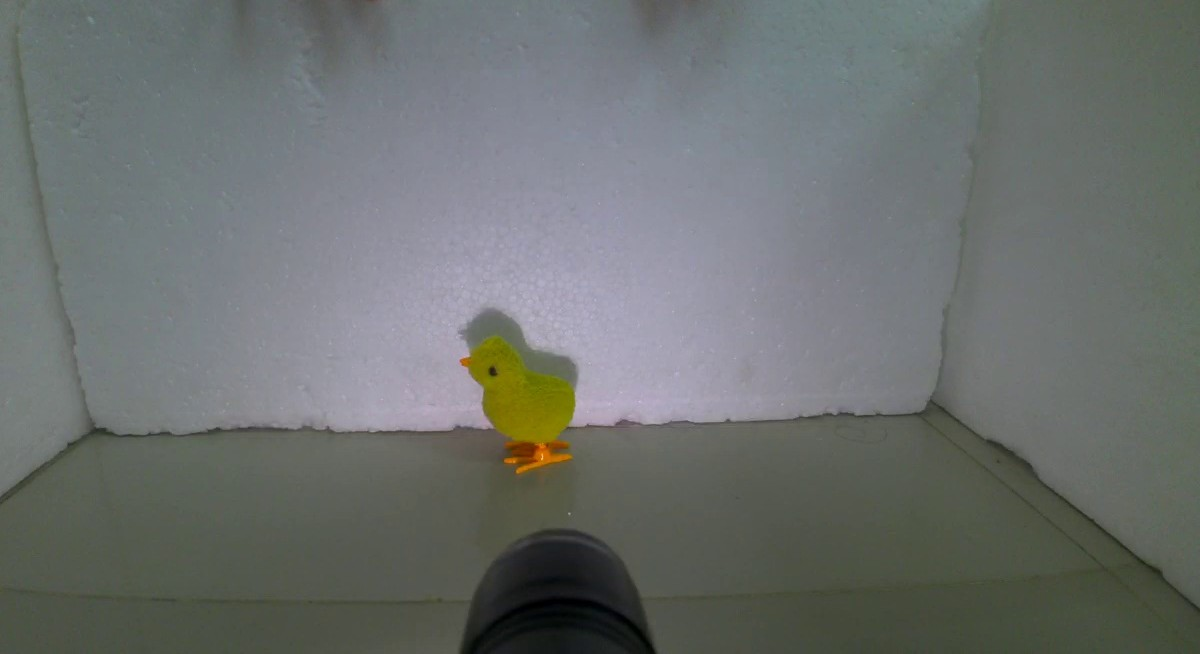
#> input picture images/Chicken.jpg, 1200 x 654 px
$ jupyter execute test.ipynb
#> lines starting #> are read from the running program, lines starting #| are printed output that depends on the picture; after the words box and inside, x2 and y2 are one past the last pixel; in counts of white or black regions, pixels touching at a corner belong together
[cell 1]
import cv2
import numpy as np
import matplotlib.pyplot as plt

# ---------------- โหลดและแสดงภาพต้นฉบับ ----------------
img = cv2.imread("Chicken.jpg")
#> img is the input picture: shape (654, 1200, 3); mean B, G, R 110, 112.1, 107.8
img_rgb = cv2.cvtColor(img, cv2.COLOR_BGR2RGB)

plt.imshow(img_rgb)
plt.title("Original Image")
plt.axis("off")
plt.show()

[cell 2]
# ---------------- แปลงเป็น HSV ----------------
hsv = cv2.cvtColor(img, cv2.COLOR_BGR2HSV)
#> hsv: shape (654, 1200, 3); mean H, S, V 78.7, 28.5, 116

# ช่วงสีส้มถึงเหลือง
lower_orange_yellow = np.array([5, 100, 100])
upper_orange_yellow = np.array([35, 255, 255])


# สร้าง mask
mask = cv2.inRange(hsv, lower_orange_yellow, upper_orange_yellow)
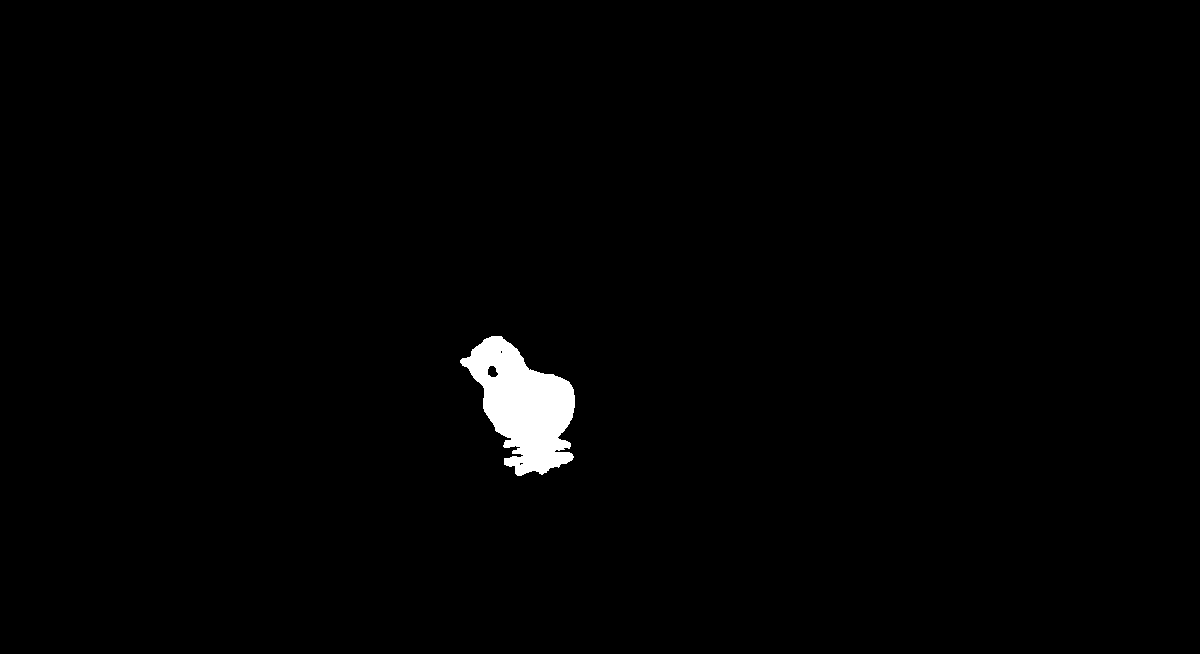
#> mask: shape (654, 1200); 1.1% white; 1 white region, box (x1, y1, x2, y2) and area: (460, 336, 575, 476) 9012

# ---------------- ทำความสะอาด mask ----------------
kernel = np.ones((6,6), np.uint8)

# ลบ noise จุดเล็ก ๆ
mask_clean = cv2.morphologyEx(mask, cv2.MORPH_OPEN, kernel)
#> mask_clean: shape (654, 1200); 1.1% white; 1 white region, box (x1, y1, x2, y2) and area: (463, 337, 576, 476) 8950

# ปิดรูว่างเล็ก ๆ ภายในวัตถุ
mask_clean = cv2.morphologyEx(mask_clean, cv2.MORPH_CLOSE, kernel)
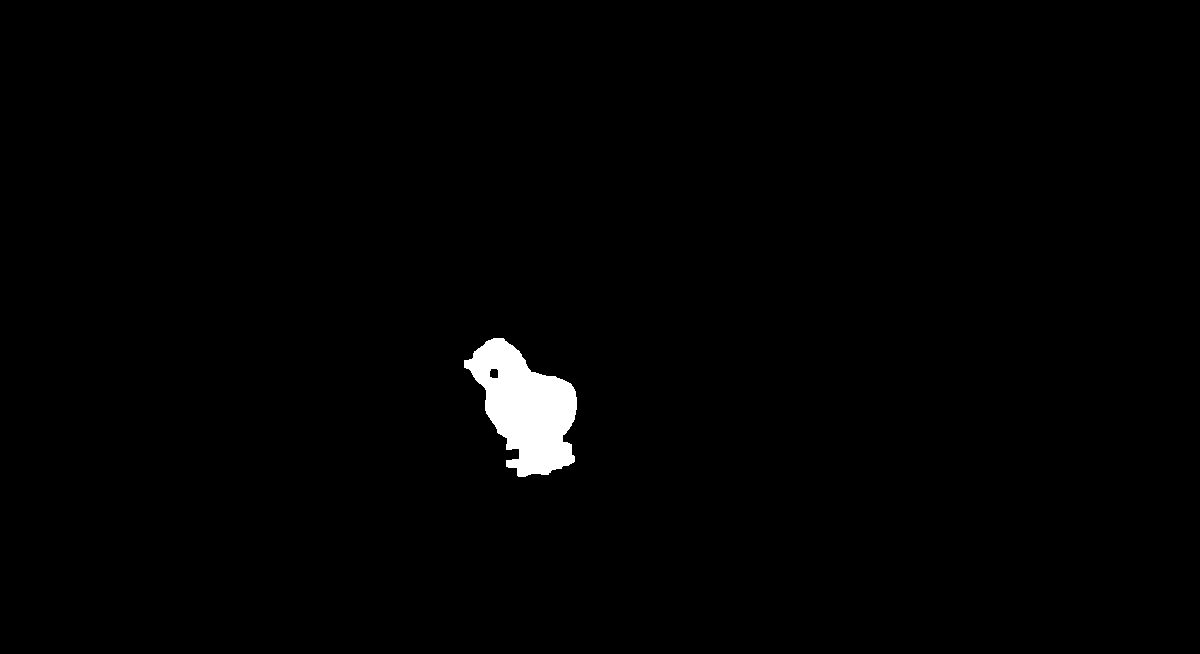
#> mask_clean: shape (654, 1200); 1.2% white; 1 white region, box (x1, y1, x2, y2) and area: (464, 338, 577, 477) 9056

# ---------------- ใช้ mask กับภาพ ----------------
res_clean = cv2.bitwise_and(img_rgb, img_rgb, mask=mask_clean)

plt.figure(figsize=(15,5))
plt.subplot(1,3,2); plt.imshow(mask_clean, cmap="gray"); plt.title("Cleaned Mask"); plt.axis("off")
plt.show()

[cell 3]
import cv2
import numpy as np
import matplotlib.pyplot as plt

# ใช้ mask เป็นตัวอย่าง
img = mask_clean

# หา bounding box ของวัตถุสีขาว
x, y, w, h = cv2.boundingRect(img)
#> x = 464; y = 338; w = 113; h = 139

# ตัดเฉพาะส่วนวัตถุ
object_crop = img[y:y+h, x:x+w]
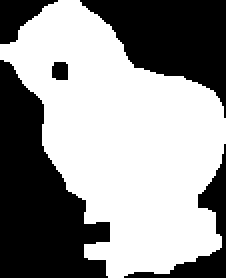
#> object_crop: shape (139, 113) (shown 2 times larger); 57.7% white; 5 black regions, box (x1, y1, x2, y2) and area: (0, 30, 55, 139) 3392, (40, 0, 113, 59) 2224, (62, 72, 113, 139) 635, (0, 0, 29, 22) 333, (26, 31, 34, 40) 67

# ขนาด scaling ที่ต้องการ (เล็ก / กลาง / ใหญ่)
scales = [0.5, 1.0, 2.0]
results = []

for s in scales:
    # resize วัตถุ
    new_w, new_h = int(w*s), int(h*s)
    resized_obj = cv2.resize(object_crop, (new_w, new_h), interpolation=cv2.INTER_NEAREST)

    # สร้าง canvas ดำขนาดเท่าเดิม
    canvas = np.zeros_like(img)

    # ⚡ ใช้ตำแหน่งเดิม (x,y)
    end_x = x + new_w
    end_y = y + new_h

    # ตรวจสอบไม่ให้ออกนอกภาพ
    if end_x > canvas.shape[1]:
        end_x = canvas.shape[1]
    if end_y > canvas.shape[0]:
        end_y = canvas.shape[0]

    canvas[y:end_y, x:end_x] = resized_obj[0:(end_y-y), 0:(end_x-x)]

    results.append(canvas)
#> this loop made 3 passes
#> (new_w, new_h) on passes 1 to 3: (56, 69), (113, 139), (226, 278)
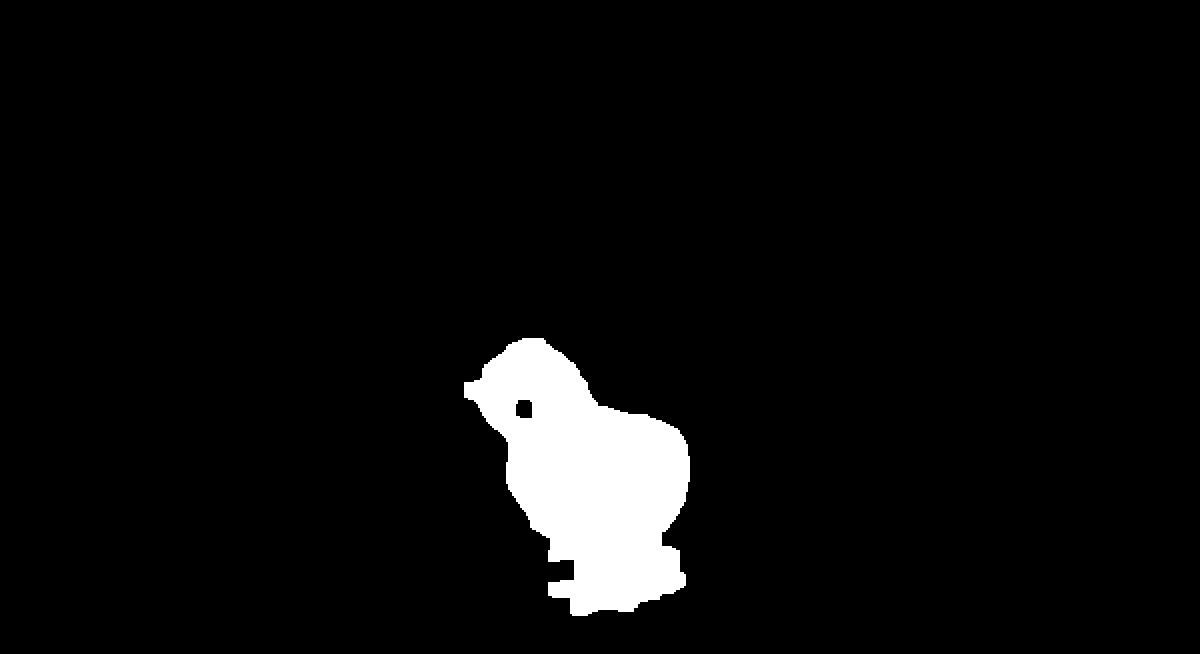
#> canvas: shape (654, 1200); 4.6% white; 1 white region, box (x1, y1, x2, y2) and area: (464, 338, 690, 616) 36224
#> after the loop, results = 3 items

# ---------------- แสดงผล ----------------
fig, axes = plt.subplots(1, len(results), figsize=(12,4))
for ax, s, r in zip(axes, scales, results):
    ax.imshow(r, cmap="gray")
    ax.set_title(f"Scale {s}x")
    ax.axis("off")
#> this loop made 3 passes
#> s on passes 1 to 3: 0.5, 1, 2
plt.show()

[cell 4]
import cv2
import numpy as np
import matplotlib.pyplot as plt

# ---------------- ภาพ original ----------------
original = img_rgb.copy()
gray_original = cv2.cvtColor(original, cv2.COLOR_RGB2GRAY)

# ---------------- เตรียม Template 3 ขนาด ----------------
x, y, w, h = cv2.boundingRect(mask_clean)
object_crop = gray_original[y:y+h, x:x+w]
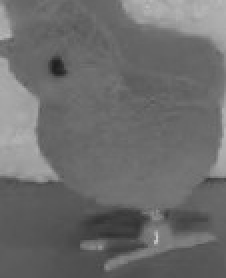
#> object_crop: shape (139, 113) (shown 2 times larger); min 30, max 198, mean 108

scales = [0.5, 1.0, 2.0]
templates = []

for s in scales:
    new_w, new_h = int(w*s), int(h*s)
    resized_template = cv2.resize(object_crop, (new_w, new_h), interpolation=cv2.INTER_NEAREST)
    templates.append(resized_template)
#> this loop made 3 passes
#> (new_w, new_h) on passes 1 to 3: (56, 69), (113, 139), (226, 278)
#> after the loop, templates = 3 items

# ---------------- Template Matching ----------------
matched_results = []

for temp, s in zip(templates, scales):
    # Match
    res = cv2.matchTemplate(gray_original, temp, cv2.TM_CCOEFF_NORMED)
    min_val, max_val, min_loc, max_loc = cv2.minMaxLoc(res)

    top_left = max_loc
    bottom_right = (top_left[0] + temp.shape[1], top_left[1] + temp.shape[0])

    # ทำสำเนาภาพ original แล้ววาดกรอบ
    matched = original.copy()
    cv2.rectangle(matched, top_left, bottom_right, (255,0,0), 3)
    matched_results.append((temp, matched, s))
#> this loop made 3 passes
#> (s, min_val, max_val, min_loc, top_left, bottom_right) on passes 1 to 3: (0.5, -0.52, 0.605, (974, 247), (539, 417), (595, 486)), (1, -0.578, 1, (980, 64), (464, 338), (577, 477)), (2, -0.506, 0.512, (449, 10), (456, 376), (682, 654))
#> pass 1, `res = cv2.matchTemplate(gray_original, temp, cv2.TM_CCOEFF_NORMED)`:
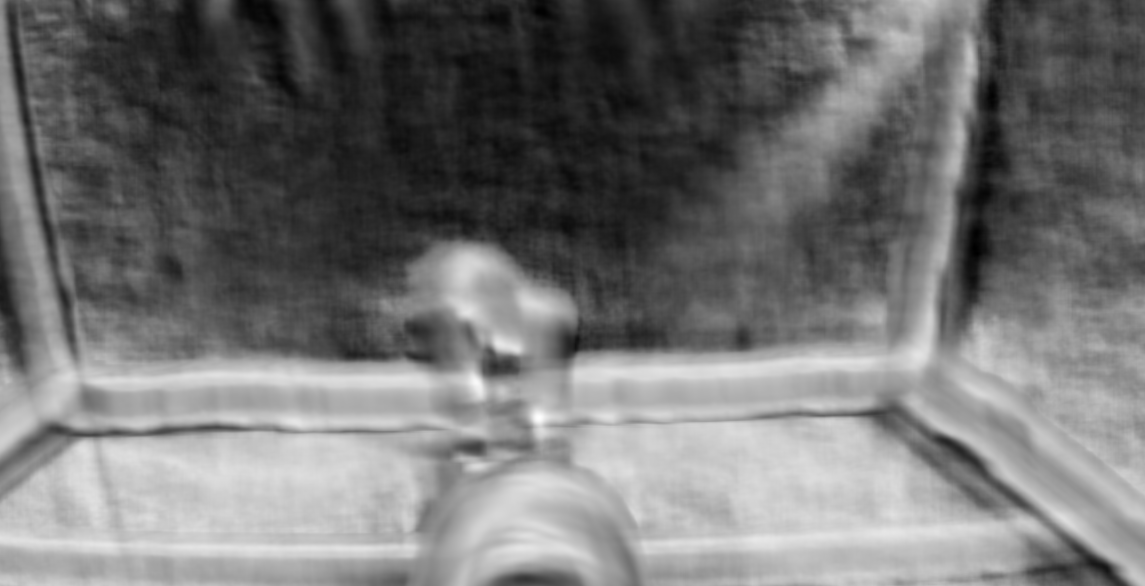
#> res: shape (586, 1145) float32; min -0.52, max 0.605, mean -0.00804; drawn with min black and max white
#> pass 3, `res = cv2.matchTemplate(gray_original, temp, cv2.TM_CCOEFF_NORMED)`:
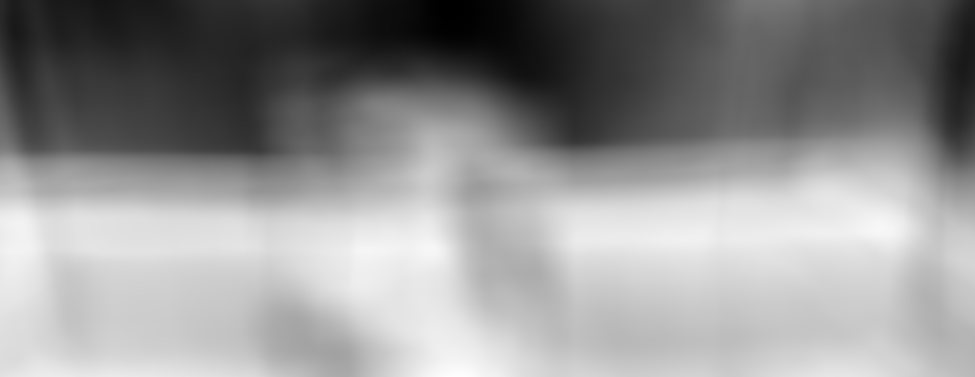
#> res: shape (377, 975) float32; min -0.506, max 0.512, mean 0.0802; drawn with min black and max white
#> after the loop, matched_results = 3 items

# ---------------- แสดงผล ----------------
fig, axes = plt.subplots(len(scales), 2, figsize=(12, 5*len(scales)))

for i, (temp, matched, s) in enumerate(matched_results):
    # แสดง Template
    axes[i,0].imshow(temp, cmap="gray")
    axes[i,0].set_title(f"Template {s}x")
    axes[i,0].axis("off")

    # แสดง Original + กรอบ match
    axes[i,1].imshow(matched)
    axes[i,1].set_title(f"Matched {s}x")
    axes[i,1].axis("off")

plt.tight_layout()
plt.show()
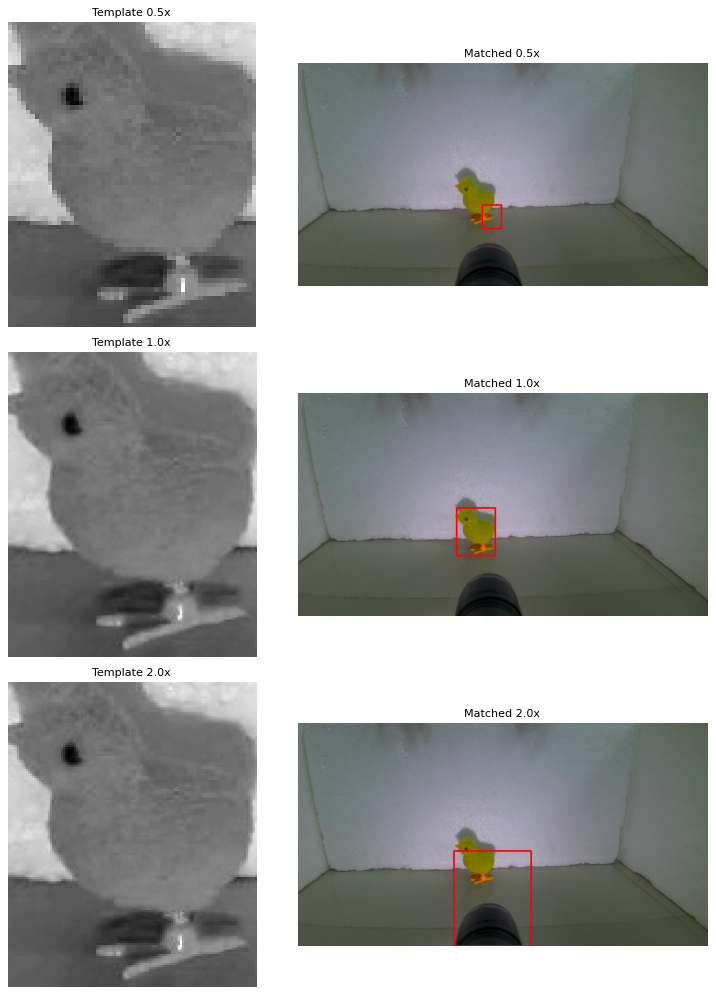
#> figure drawn by matplotlib, 6 panels

$ run again, with images/robomaster_20250826_103430.jpg copied over images/Chicken.jpg
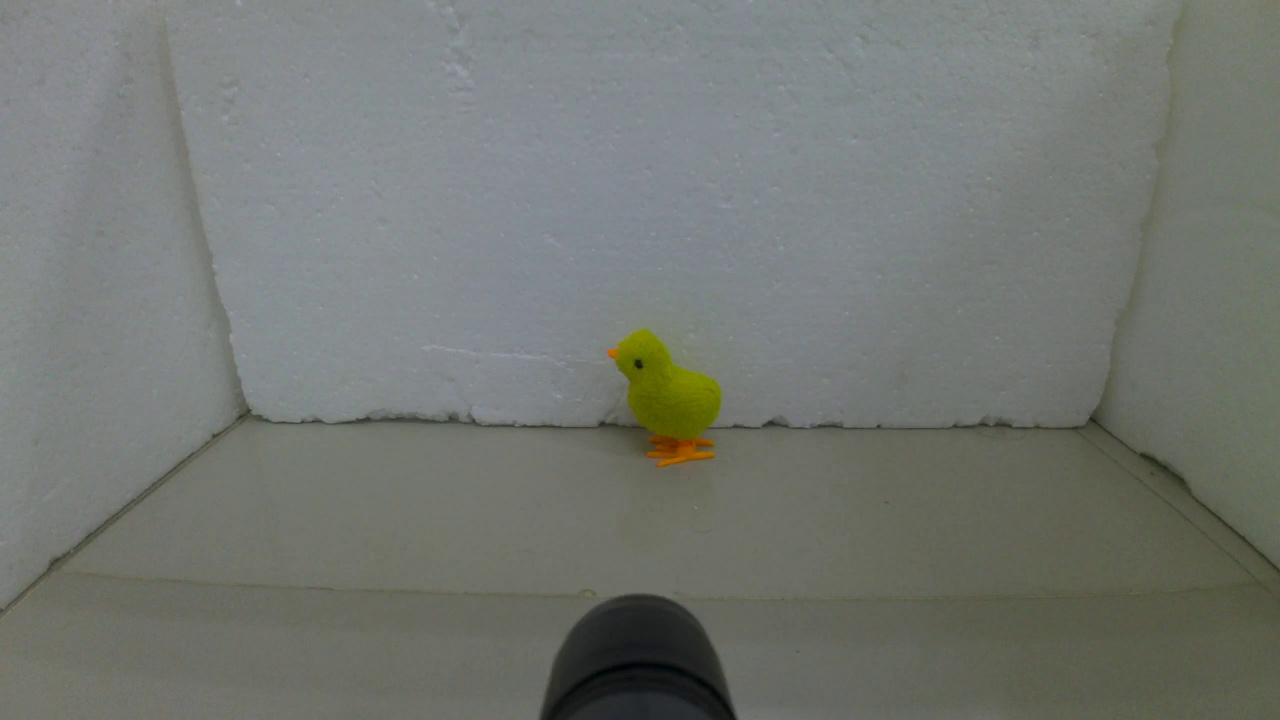
#> input picture images/robomaster_20250826_103430.jpg, 1280 x 720 px
#> img is the input picture: shape (720, 1280, 3); mean B, G, R 113.4, 118.7, 114.9
#> hsv: shape (720, 1280, 3); mean H, S, V 65.2, 23.4, 120.2
#> mask: shape (720, 1280); 0.62% white; 13 white regions (10 under 20 px), largest, box (x1, y1, x2, y2) and area: (607, 328, 721, 427) 4386, (646, 436, 716, 469) 1289, (649, 437, 662, 441) 40
#> x = 611; y = 331; w = 112; h = 139
#> `object_crop = img[y:y+h, x:x+w]`:
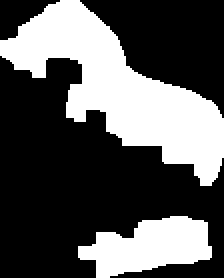
#> object_crop: shape (139, 112) (shown 2 times larger); 34.6% white; 2 white regions, box (x1, y1, x2, y2) and area: (0, 0, 112, 93) 4068, (39, 108, 106, 139) 1322
#> the loop `for s in scales:` made 3 passes
#> (new_w, new_h) on passes 1 to 3: (56, 69), (112, 139), (224, 278)
#> after the loop `for s in scales:`: results = 3 items
#> the loop `for ax, s, r in zip(axes, scales, results):` made 3 passes
#> s on passes 1 to 3: 0.5, 1, 2
#> the loop `for s in scales:` made 3 passes
#> (new_w, new_h) on passes 1 to 3: (56, 69), (112, 139), (224, 278)
#> the loop `for temp, s in zip(templates, scales):` made 3 passes
#> (s, min_val, max_val, min_loc, top_left, bottom_right) on passes 1 to 3: (0.5, -0.753, 0.761, (598, 425), (646, 586), (702, 655)), (1, -0.674, 1, (568, 424), (611, 331), (723, 470)), (2, -0.512, 0.724, (272, 0), (570, 232), (794, 510))
#> pass 3, `res = cv2.matchTemplate(gray_original, temp, cv2.TM_CCOEFF_NORMED)`:
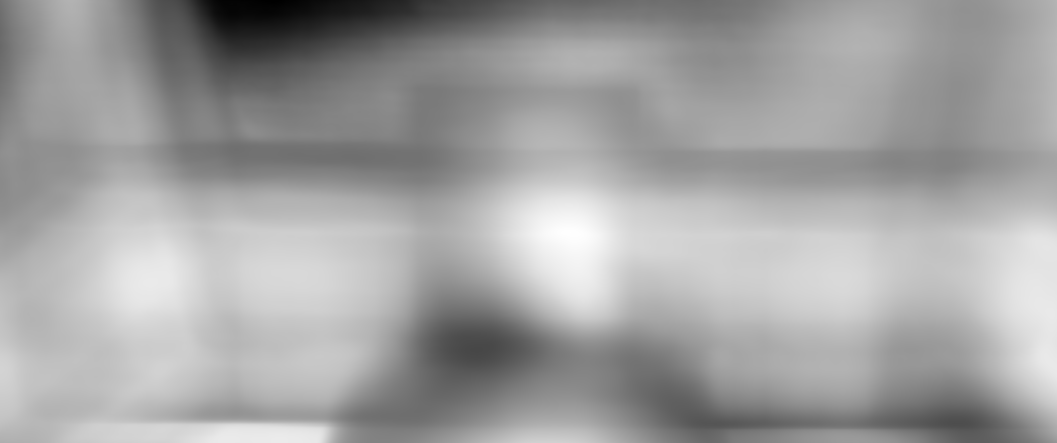
#> res: shape (443, 1057) float32; min -0.512, max 0.724, mean 0.272; drawn with min black and max white
#> the loop `for i, (temp, matched, s) in enumerate(matched_results):` made 3 passes
